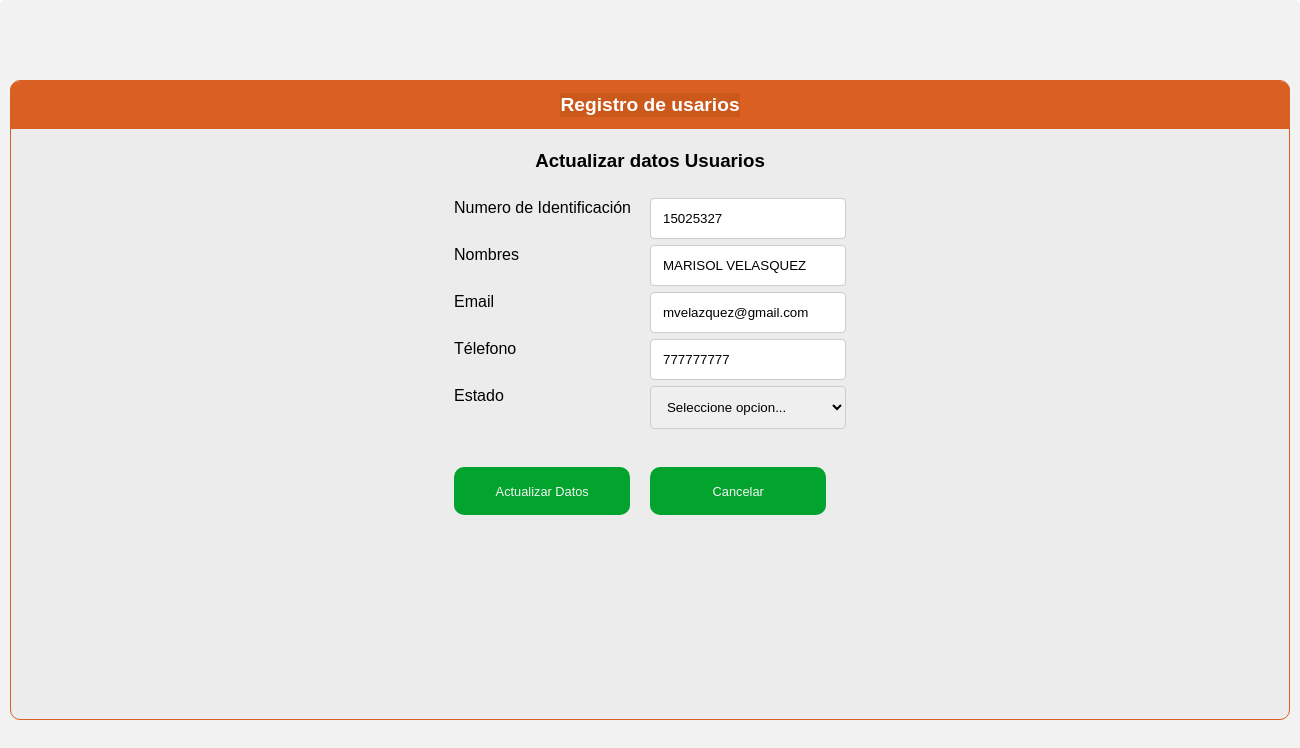
The page /vistas/usuarios/useredit.php on the database its author committed.
### tables this page shows
CREATE TABLE `usuarios` (
  `usu_id` int(11) NOT NULL,
  `usu_tipodocumento` int(11) NOT NULL,
  `usu_numerodocumento` varchar(15) DEFAULT NULL,
  `usu_nombres` varchar(80) DEFAULT NULL,
  `usu_login` varchar(45) DEFAULT NULL,
  `usu_password` varchar(45) DEFAULT NULL,
  `usu_correo` varchar(45) DEFAULT NULL,
  `usu_telefono` varchar(30) DEFAULT NULL,
  `usu_tipousuario` varchar(20) DEFAULT NULL,
  `usu_estado` varchar(1) NOT NULL
);

### controlador/UserController.php (called while the page is built, shortened)
<?php
require_once('../../modelo/UserModel.php');
class UserController {
	private $model;
	public function __construct() {
		$this->model = new UserModel();
	}
	public function read( $usu_id = '' ) {
		return $this->model->read($usu_id);
	}
}

### modelo/ModelConexion.php (called while the page is built, shortened)
<?php
abstract class ModelConexion{
	private static $db_host = 'localhost';
	private static $db_user = 'root';
	private static $db_pass = '';
	private static $db_name = 'suri';
	private static $db_charset = 'utf8';
	private $conn;
	protected $query;
	protected $rows = array();
	private function db_open() {
		$this->conn = new mysqli(
			self::$db_host,
			self::$db_user,
			self::$db_pass,
			self::$db_name
		);
		$this->conn->set_charset(self::$db_charset);
	}
	protected function get_query() {
		$result = $this->conn->query($this->query);
		while( $this->rows[] = $result->fetch_assoc() );
		return array_pop($this->rows);
	}
}
?>

### modelo/UserModel.php (called while the page is built, shortened)
<?php
require_once('ModelConexion.php');
class UserModel extends ModelConexion {
	public function read( $usu_id = '' ) {
		$this->query = ($usu_id != '')
			?"SELECT * FROM usuarios WHERE usu_id = $usu_id"
			:"SELECT * FROM usuarios";
		$this->get_query();
		$data = array();
		foreach ($this->rows as $key => $value) {
			array_push($data, $value);
		}
		return $data;
	}
}

### vistas/usuarios/useredit.php (the view, shortened to what this page needs)
<?php
require_once('../../controlador/UserController.php');
$users_controller = new UserController();
$user = $users_controller->read($_POST['user']);
if( empty($user) ) {
  $template = '
  <div class="container">
  <p class="item  error">No existe el usuario <b>%s</b></p>
  </div>
  <script>
    window.onload = function (){
    reloadPage("usuarios")
    }
  </script>
  ';
  printf($template, $_POST['user']);
  }else{
      for ($n=0; $n < count($user); $n++) {
        $documento = $user[$n]['usu_numerodocumento'];
        $nombre = $user[$n]['usu_nombres'];
        $email = $user[$n]['usu_correo'];
        $telef = $user[$n]['usu_telefono'];
      }
?>
<!DOCTYPE html>
<html lang="en">
  <head>
      <link rel="stylesheet" href="../../public/estilos.css">
  </head>
  <body>
    <div class="container">
        <section class="box_form">
          <div class="header_form">
            <h2>Registro de usarios</h2>
          </div>
          <br>
          <h3>Actualizar datos Usuarios</h3>
          <br>
          <form  class="form-horizontal row-fluid"  action="" method="post"  >
            <div class="row">
              <div class="col-label">
                <label>Numero de Identificación</label>
              </div>
              <div class="col-input">
                <input type="text" name="fnumdoc" id="fnumdoc" value="<?php echo($documento); ?>">
              </div>
            </div>
            <div class="row">
              <div class="col-label">
                  <label>Nombres</label>
              </div>
              <div class="col-input">
                <input type="text" name="fnom" id="fnom" value="<?php echo($nombre); ?>">
              </div>
            </div>
            <div class="row">
                <div class="col-label">
                  <label>Email</label>
                </div>
                <div class="col-input">
                  <input type="text" name="femail" id="femail" value="<?php echo($email); ?>" >
                </div>
            </div>
            <div class="row">
              <div class="col-label">
                <label>Télefono</label>
              </div>
              <div class="col-input">
                <input type="text" name="ftel" id="ftel" value="<?php echo($telef); ?>">
              </div>
            </div>
            <div class="row">
              <div class="col-label">
                <label>Estado</label>
              </div>
              <div class="col-input">
                <select name="fest" id="fest" required>
                  <option value="">Seleccione opcion...</option>
                </select>
              </div>
            </div>
            <div class="row">
              <div class="col-input">
                <button tipy="submit" class="form_class--button">Actualizar Datos</button>
              </div>
            <div class="row">
              <div class="col-input">
                <button tipy="button" class="form_class--button">Cancelar</button>
              </div>
            </div>
         </form>
        </section>
      </div>
  </body>
</html>
<?php
  }
?>

### public/estilos.css (style rules this page uses)
* { padding: 0; margin: 0; box-sizing: border-box; font-family: sans-serif; }
.container { width: 100%; height: 100vh; margin: auto; display: flex; justify-content: center; align-items: center; flex-direction: column; background-color: #f2f2f2; flex-wrap: wrap; border-radius: 5px; padding: 10px; }
.box_form { width: 80rem; height: 40rem; display: flex; flex-direction: column; align-items: center; background-color: rgb(236, 236, 236); border-radius: 10px; border: 1px solid #d95f22; }
.header_form { position: relative; width: 80rem; height: 3rem; display: flex; justify-content: center; align-items: center; color: #f5f5f5; font-size: .8rem; background-color: #d95f22; border-top-left-radius: 10px; border-top-right-radius: 10px; padding: auto; }
.form_class--button { width: 90%; height: 3rem; display: flex; justify-content: center; align-items: center; flex-direction: column; font-size: 1rem; font-size: .8rem; border: 1px solid #52525200; border-radius: 10px; margin-top: 2rem; background-color: #02a42e; color: #f5f5f5; }
input[type=text], [type=password], select, textarea { width: 100%; padding: 12px; border: 1px solid #ccc; border-radius: 4px; resize: vertical; }
label { padding: 12px 12px 12px 0; }
.col-label { float: left; width: 50%; margin-top: 6px; }
.col-input { float: left; width: 50%; margin-top: 6px; }
body { font-family: "Open Sans", sans-serif; line-height: 1.25; }
h2 { text-align: center; background-color: #cb591c; color: white; }

### rows shown on the page
usuarios: fnumdoc "15025327", fnom "MARISOL VELASQUEZ", femail "mvelazquez@gmail.com", ftel "777777777"
